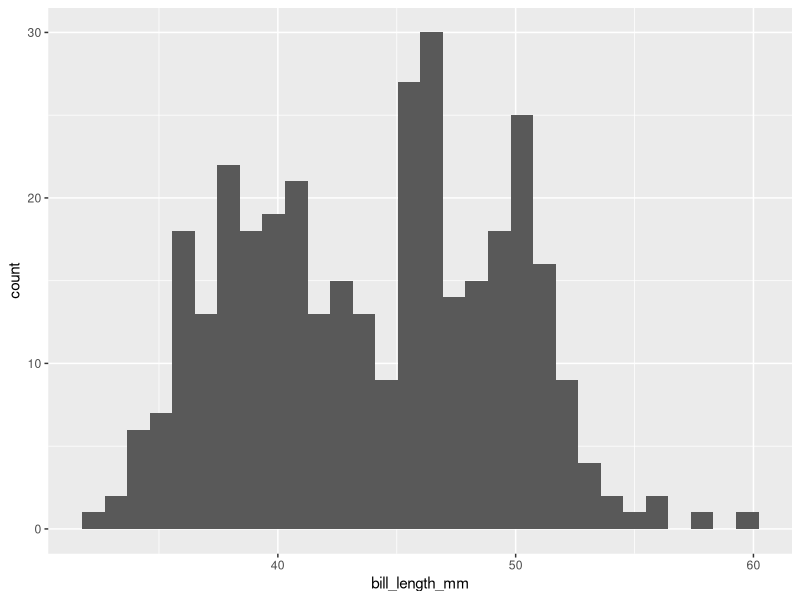
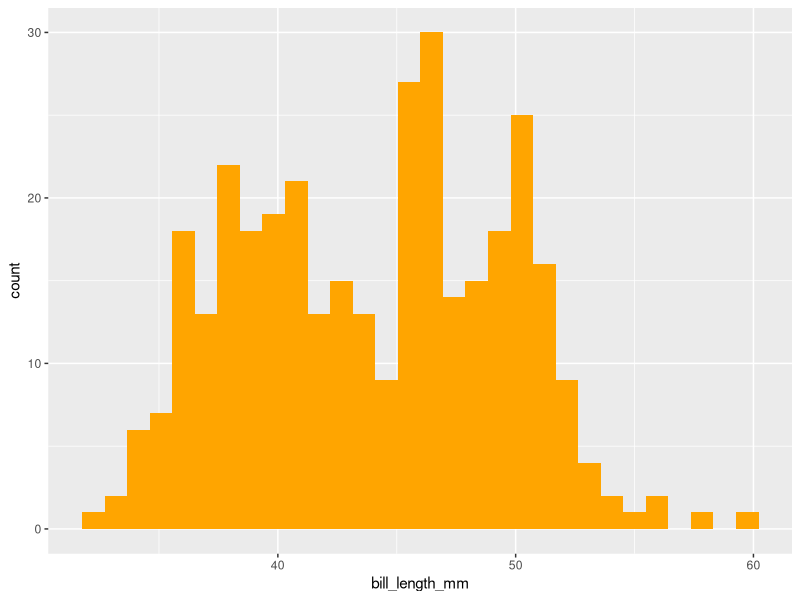
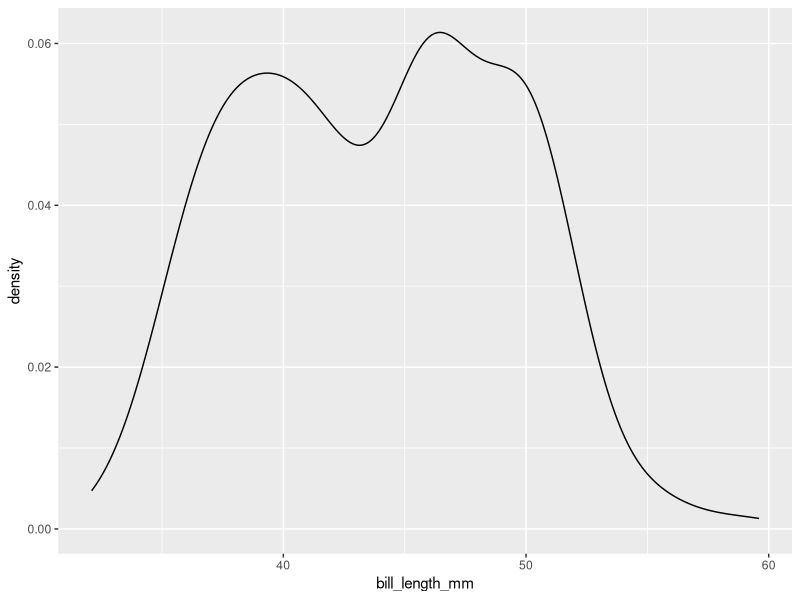
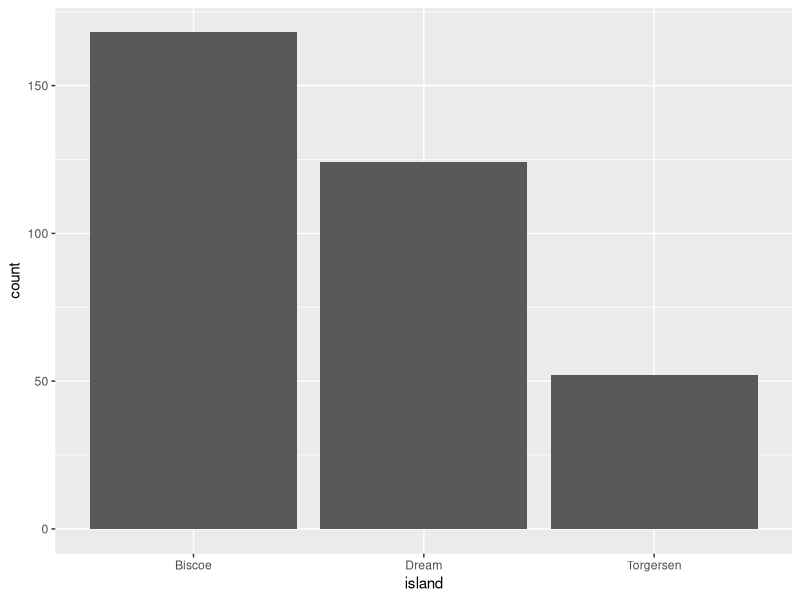
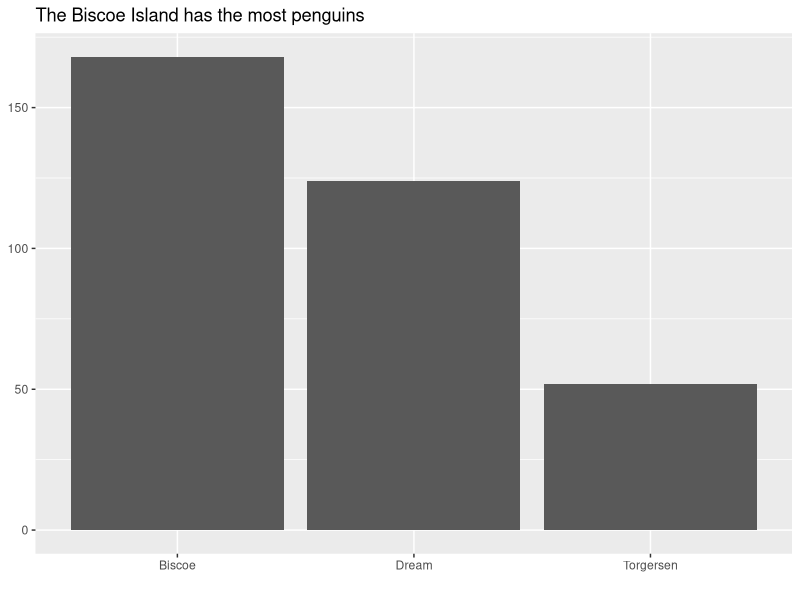
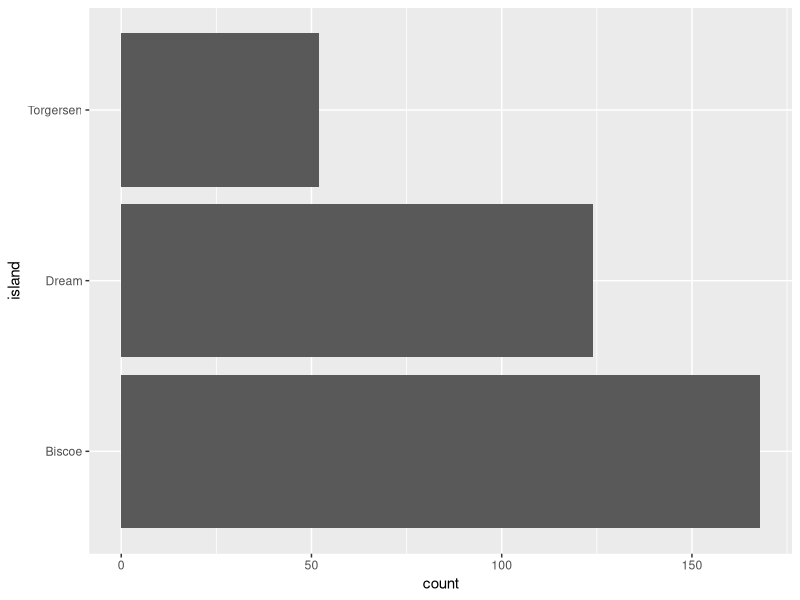
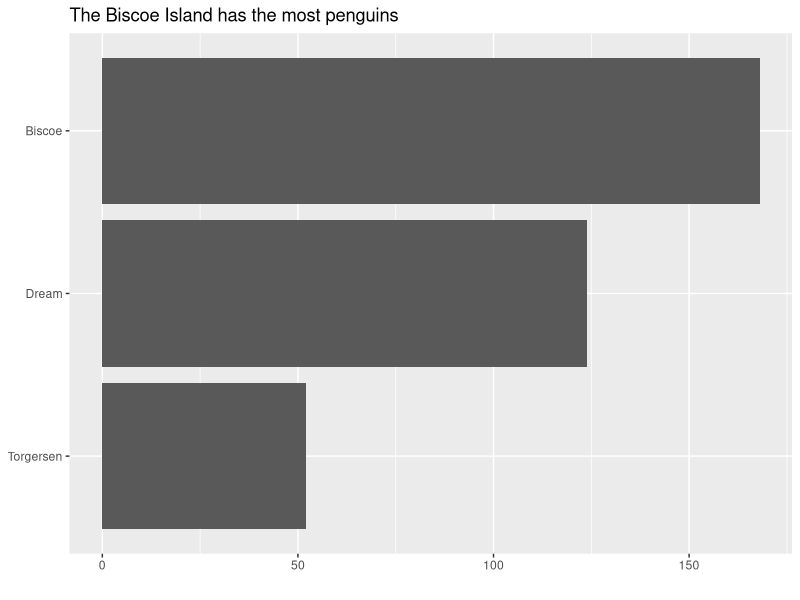

Source code (R) for these figures, in order:
## ---- chunk 1
knitr::opts_chunk$set(echo = TRUE)
## ---- chunk 2
library(tidyverse)        #for visualization and wrangling
library(palmerpenguins)   #for penguins data
## ---- chunk 3
data("penguins")
## ---- chunk 4
penguins %>% 
  ggplot(aes(x = bill_length_mm)) +
  geom_histogram()
## ---- chunk 5
penguins %>% 
  ggplot(aes(x = bill_length_mm)) +
  geom_histogram(bins = 30, 
                 fill = "orange")
## ---- chunk 6
penguins %>% 
  summarize(bill_mean = mean(bill_length_mm, na.rm = TRUE),
            bill_sd = sd(bill_length_mm, na.rm = TRUE),
            bill_median = median(bill_length_mm, na.rm = TRUE),
            bill_IQR = IQR(bill_length_mm, na.rm = TRUE))
## ---- chunk 7
penguins %>% 
  ggplot(aes(x = bill_length_mm)) +
  geom_density()
## ---- chunk 8
penguins %>% 
  ggplot(aes(x = island)) +
  geom_bar()
## ---- chunk 9
penguins %>% 
  ggplot(aes(x = fct_infreq(island))) +
  geom_bar() +
  labs(x = "",
       y = NULL,
       title = "The Biscoe Island has the most penguins")
## ---- chunk 10
penguins %>% 
  ggplot(aes(y = island)) +
  geom_bar()
## ---- chunk 11
penguins %>% 
  ggplot(aes(y = fct_rev(fct_infreq(island)))) +
  geom_bar() +
  labs(x = "",
       y = NULL,
       title = "The Biscoe Island has the most penguins")
## ---- chunk 12
penguins %>% 
  count(island) %>% 
  arrange(desc(n))
